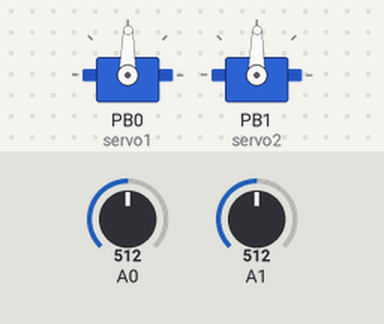
The sketch below on a simulated ATtiny85, built with avr-gcc and run on an emulated ATtiny85. On the bench: 2 × servo. Inputs (shaded band) come from the test bench; at power-on: A0 = 512, A1 = 512.

Above: at 1.2 s.
1.3 s: A0 set to 716
At 1.7 s:
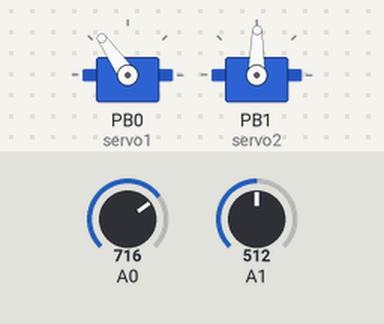
2.8 s: A1 set to 716
At 4.0 s:
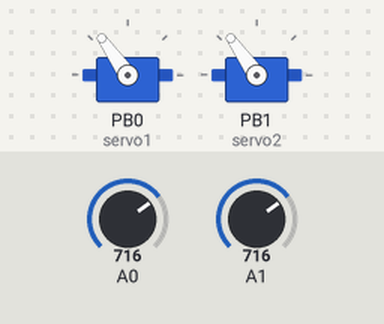
4.3 s: A0 set to 900
At 5.1 s:
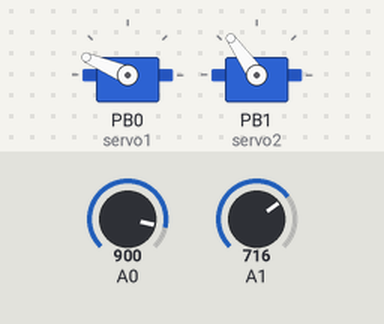
5.8 s: A1 set to 900
At 6.3 s:
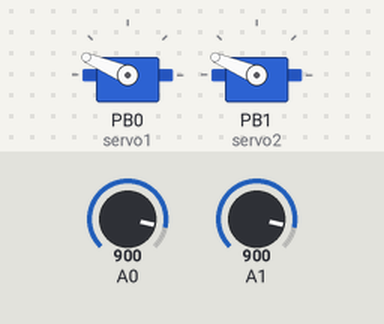
7.3 s: A0 set to 1023
At 8.5 s:
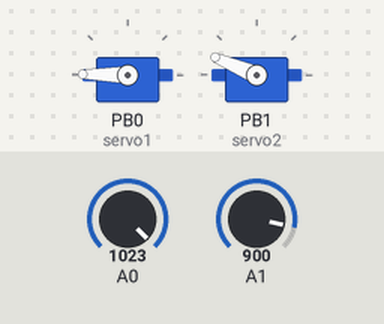
8.8 s: A1 set to 1023
At 9.8 s:
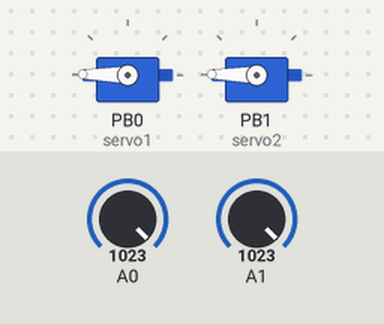
Timing chart, 0 to 11.3 s (numbered marks = the images above; inputs shaded):
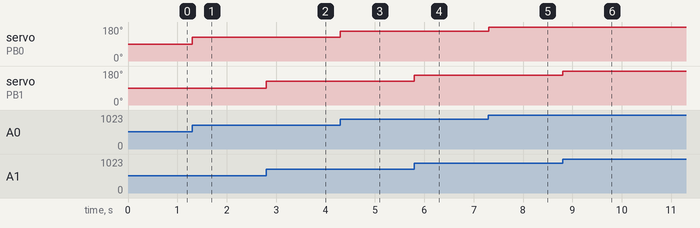

Measured:
- after the input at 1.3 s, servo on PB0 (servo1): 89° → 125° at once
- after the input at 2.8 s, servo on PB1 (servo2): 89° → 125° at once
- after the input at 4.3 s, servo on PB0 (servo1): 125° → 157° at once
- after the input at 5.8 s, servo on PB1 (servo2): 125° → 157° at once
- after the input at 7.3 s, servo on PB0 (servo1): 157° → 179° at once
- after the input at 8.8 s, servo on PB1 (servo2): 157° → 179° at once

The sketch:

simaservo.ino
```cpp
// https://playground.arduino.cc/ComponentLib/Servo/
#include <SoftwareServo.h>

SoftwareServo servo1;
SoftwareServo servo2;

void setup()
{
  servo1.attach(0);
  servo2.attach(1);
}

void loop()
{
  int wiper1 = analogRead(A0);
  int wiper2 = analogRead(A1);
  int rate1 = map(wiper1, 0, 1023, 0, 179);
  int rate2 = map(wiper2, 0, 1023, 0, 179);
  servo1.write(rate1);
  servo2.write(rate2);
  SoftwareServo::refresh();
}
```
